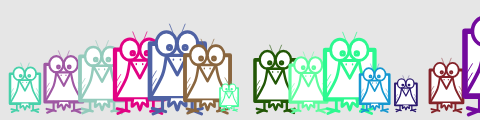
Frame 1 (no input)
Frame 60 (no input): identical to frame 1, image omitted
Frame 120 (the mouse pressed at the canvas centre since frame 60): identical to frame 1, image omitted

The p5.js sketch that drew this single still picture (run headless with seeded random() and noise() and a simulated clock; from frame 60 on, the mouse is pressed at the canvas centre):

// p5.js sketch
// ── sketch.js
function setup() {
  createCanvas(480,120);
}

function draw(){
  background(230);
  randomSeed(0);
  for (var i=10; i<width+35; i+=35){
    var scalar=random(0.25,1.0);
    bird(i,110,scalar);
  }
}

function bird(x,y,s){
  push();
  translate(x,y);
  scale(s); //Set the scale
  stroke(random(255),random(255),random(255));//Set the color
  strokeWeight(6);
  strokeJoin(ROUND);
  rect(0,-85,70,70); //Body
  strokeWeight(4);
  ellipse(21,-85,26,30); //Left eyepit
  ellipse(48,-85,26,30); //Right eyepit
  ellipse(25,-80,5,5); //Left eye
  ellipse(45,-80,5,5); //Right eye
  triangle(21,-70,48,-70,35,-45); //Beak

  beginShape();
  curveVertex(21,-70);
  curveVertex(21,-70);
  curveVertex(16,-45);
  curveVertex(0,-15);
  curveVertex(0,-15);
  endShape();

  beginShape();
  curveVertex(48,-70);
  curveVertex(48,-70);
  curveVertex(54,-45);
  curveVertex(70,-15);
  curveVertex(70,-15);
  endShape();
  
  //Left claw
  line(16,-15,16,0);
  line(16,0,4,5);
  line(3,-2,20,2);

  //Right claw
  line(54,-15,54,0);
  line(54,0,66,5);
  line(67,-2,50,2);

  //Tail
  beginShape();
  curveVertex(25,-15);
  curveVertex(25,-15);
  curveVertex(24,-5);
  curveVertex(31,-10);
  curveVertex(35,0);
  curveVertex(39,-10);
  curveVertex(46,-5);
  curveVertex(45,-15);
  curveVertex(45,-15);
  endShape();

  strokeWeight(1);
  line(2,-30,8,-40);
  line(2,-40,8,-50);
  line(68,-30,62,-40);
  line(68,-40,62,-50);
  line(35,-85,25,-110);
  line(35,-85,45,-110);

  strokeWeight(2);
  line(30,-65,30,-64); //Left nostril
  line(39,-65,39,-64); //Right nostril

  pop();
}
